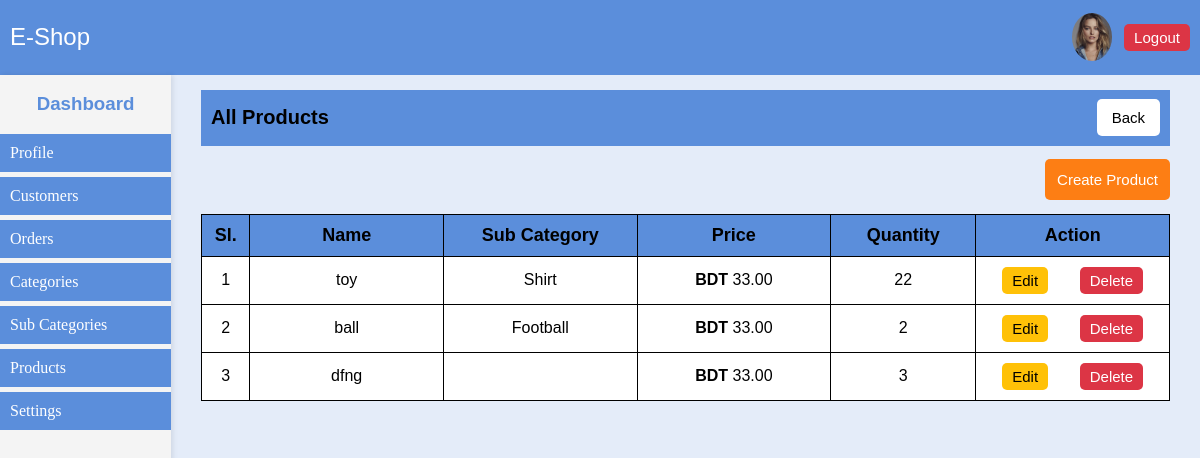
/admin/products.php (signed in), run on the app's committed database.
### tables this page shows
CREATE TABLE `product` (
  `id` int NOT NULL,
  `name` varchar(100) NOT NULL,
  `price` decimal(10,2) NOT NULL,
  `stock` int NOT NULL,
  `image` varchar(255) DEFAULT NULL,
  `description` text,
  `sub_categoryId` int NOT NULL
);

### config/helper_function.php (called while the page is built, shortened)
<?php
function getAll($conn, $table, $order = 'DESC', $orderBy = 'id')
{
    $table = mysqli_real_escape_string($conn, $table);
    $order = strtoupper($order) === 'ASC' ? 'ASC' : 'DESC';
    $orderBy = mysqli_real_escape_string($conn, $orderBy);
    $sql = "SELECT * FROM `$table` ORDER BY `$orderBy` $order";
    $result = $conn->query($sql);
    $data = [];
    if ($result->num_rows > 0) {
        while ($row = $result->fetch_assoc()) {
            $data[] = $row;
        }
    }
    return $data;
}

### admin/products.php (the view, shortened to what this page needs)
<?php
include '../config/db_connect.php';
include '../config/helper_function.php';
$products = getAll($conn, 'product');
$subcategories = getAll($conn, 'sub_category', 'ASC');
$catNames = [];
if ($subcategories) {
    foreach ($subcategories as $item) {
        $catNames[$item['id']] = $item['name'];
    }
}
include './partial/header.php';
?>
        <div class="content">
            <div class="top-bar">
                <h2>All Products</h2>
        <a href="<?= isset($_SERVER['HTTP_REFERER']) ? htmlspecialchars($_SERVER['HTTP_REFERER']) : 'javascript:history.go(-1)'; ?>" class="btn">Back</a>
            </div>
            <div class="main-content">
                <div class="button-area">
                    <a class="btn btn-create" href="./create_product.php">Create Product</a>
                </div>
                <table class="custom-table">
                    <thead>
                        <tr>
                            <th width="5%">Sl.</th>
                            <th width="20%">Name</th>
                            <th width="20%">Sub Category</th>
                            <th width="20%">Price</th>
                            <th width="15%">Quantity</th>
                            <th width="20%">Action</th>
                        </tr>
                    </thead>
                    <tbody>
                        <?php
                        if ($products) {
                            foreach ($products as $key => $product) {
                        ?>
                                <tr>
                                    <td><?= $key + 1 ?></td>
                                    <td><?= $product['name'] ?></td>
                                    <td><?= $catNames[$product['sub_categoryId']] ?? '' ?></td>
                                    <td><b>BDT</b> <?= $product['price'] ?></td>
                                    <td><?= $product['stock'] ?></td>
                                    <td class="action-btn">
                                        <a class="btn btn-edit" href="./edit_product.php?id=<?= $product['id'] ?>">Edit</a>
                                        <a class="btn btn-delete" href="./products.php?id=<?= $product['id'] ?>">Delete</a>
                                    </td>
                                </tr>
                        <?php
                            }
                        }
                        ?>
                    </tbody>
                </table>
            </div>
        </div>
    </div>
</body>
</html>

### admin/assets/css/styles.css (style rules this page uses)
body { font-family: Arial, Helvetica, sans-serif; margin: 0; padding: 0; display: flex; flex-direction: column; height: 100vh; }
.button-area { text-align: right; margin: 25px 0; }
.btn { padding: 5px 10px; text-decoration: none; font-size: 15px; border-radius: 5px; color: white; }
.action-btn { display: flex; flex-wrap: wrap; justify-content: space-around; border: none !important; }
.btn-delete { background-color: #dc3545; }
.btn-edit { background-color: #ffc107; color: black; }
.btn-create { background-color: #fd7e14; padding: 12px; }
.content { width: 85%; padding: 15px 30px; background-color: #5b8edb2a; }
.content .top-bar { display: flex; justify-content: space-between; margin-bottom: 10px; padding: 0px 10px; background-color: #5b8edb; }
.content .top-bar a { background-color: white; color: black; align-self: center; padding: 10px 15px; }
.content h2 { font-size: 20px; }
.custom-table { border: 1px solid gray; width: 100%; background-color: #5555554f; }
.custom-table, .custom-table tr, .custom-table th, .custom-table td { border: 1px solid black; border-collapse: collapse; text-align: center; }
.custom-table th, .custom-table td { padding: 10px; }
.custom-table thead tr { background-color: #5b8edb; font-size: 18px; padding: 10px; }
.custom-table tbody { background-color: white; }

### data on the page
product: name "toy", sub_categoryId "Shirt", price "33.00", stock "22"
product: name "ball", sub_categoryId "Football", price "33.00", stock "2"
product: name "dfng", price "33.00", stock "3"
